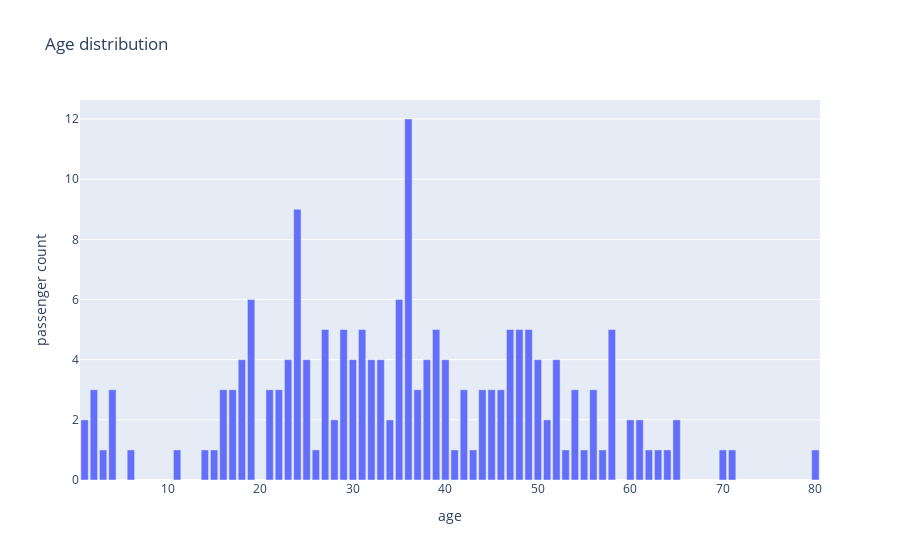

Notebook code for this chart:
### Markdown cell above
#### Bar Plot

### Code cell
def draw_bar(df, x, y, title='Line plot', x_label='x', y_label='y', color=None, hover_data=None):
    #fig = px.line(x=["a","b","c"], y=[1, 3, 2], title=title)
    fig = px.bar(
        df,
        x=x,
        y=y,
        title=title,
        color=color,
        hover_data=hover_data,
    )
    fig.layout.xaxis.title = x_label
    fig.layout.yaxis.title = y_label
    fig.show()

draw_bar(
    ages_df,
    'Age',
    'Count',
    title='Age distribution',
    x_label='age',
    y_label='passenger count'
)

### Figure 1 — Plotly figure (JSON) as saved in the notebook; plotly's stock layout.template omitted (floating-point values rounded to 4 significant figures)
{"data": [{"alignmentgroup": "True", "hovertemplate": "Age=%{x}<br>Count=%{y}<extra></extra>", "legendgroup": "", "marker": {"color": "#636efa", "pattern": {"shape": ""}}, "name": "", "offsetgroup": "", "orientation": "v", "showlegend": false, "textposition": "auto", "x": [1, 2, 3, 4, 6, 11, 14, 15, 16, 17, 18, 19, 21, 22, 23, 24, 25, 26, 27, 28, 29, 30, 31, 32, 33, 34, 35, 36, 37, 38, 39, 40, 41, 42, 43, 44, 45, 46, 47, 48, 49, 50, 51, 52, 53, 54, 55, 56, 57, 58, 60, 61, 62, 63, 64, 65, 70, 71, 80], "xaxis": "x", "y": [2, 3, 1, 3, 1, 1, 1, 1, 3, 3, 4, 6, 3, 3, 4, 9, 4, 1, 5, 2, 5, 4, 5, 4, 4, 2, 6, 12, 3, 4, 5, 4, 1, 3, 1, 3, 3, 3, 5, 5, 5, 4, 2, 4, 1, 3, 1, 3, 1, 5, 2, 2, 1, 1, 1, 2, 1, 1, 1], "yaxis": "y", "type": "bar"}], "layout": {"xaxis": {"anchor": "y", "domain": [0.0, 1.0], "title": {"text": "age"}}, "yaxis": {"anchor": "x", "domain": [0.0, 1.0], "title": {"text": "passenger count"}}, "legend": {"tracegroupgap": 0}, "title": {"text": "Age distribution"}, "barmode": "relative"}}
